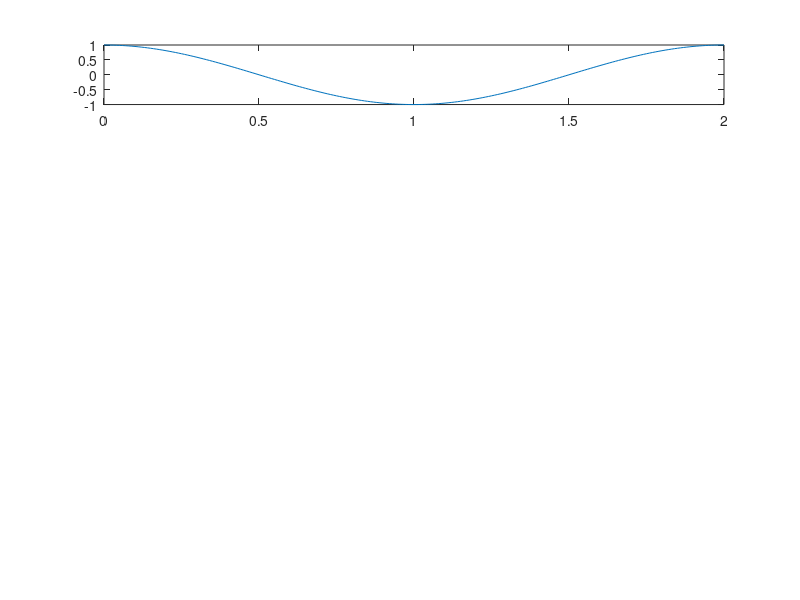

Write the MATLAB code that produced this figure. (Note: this script raises an error after producing the figure.)
f = 0.5;
t = 0:0.01:2;
y = 0;
for i = 1:5
    y = y + cos(2*pi*f*t*i);
    subplot(5,1,i), plot(t,y)
    title("Frequency: " +num2str(f*i)+ " Time Period: " +num2str(1/(f*i)))
end